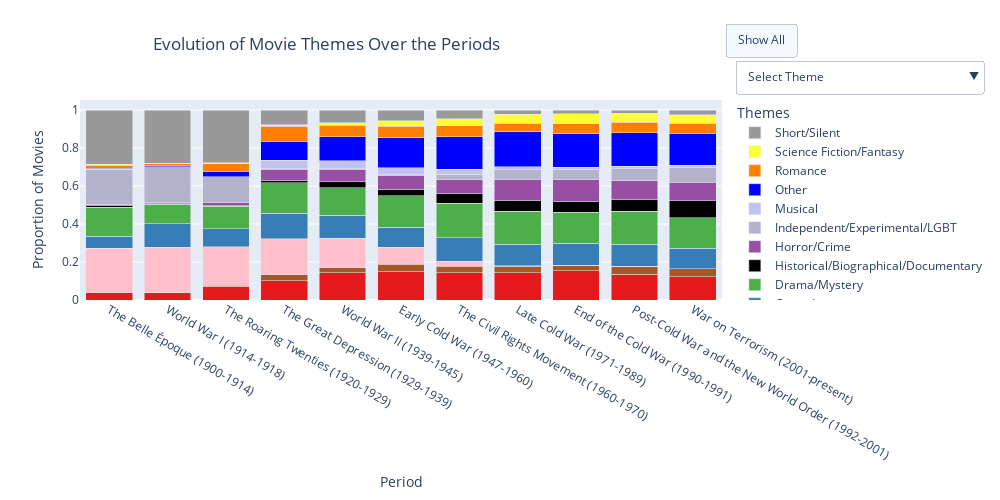

Notebook cell for this chart:
### Markdown cell above
Interactive stacked bar plot that shows the evolution of movie themes over different periods. It allows users to toggle the visibility of individual themes through a dropdown menu or show all themes at once with a "Show All" button. Each theme is represented by a separate trace, and the plot displays the proportion of movies for each theme per period, with the option to hover over bars to view detailed values.

### Code cell
# Create an empty figure
fig = go.Figure()

# Add each theme as a trace
for theme in normalized_theme_periods_counts.columns:
    fig.add_trace(go.Bar(
        x=normalized_theme_periods_counts.index,
        y=normalized_theme_periods_counts[theme],
        name=theme, 
        marker_color=theme_colors.get(theme, 'gray'),
        hovertemplate='Period: %{x}<br>' + 'Theme proportion: %{y}<br>',
    ))

# Add buttons for hide/show functionality
visibility = [[True if i == idx else False for i in range(len(themes))]
              for idx in range(len(themes))]

# Define "Select Theme" button
select_theme_button = dict(
    label="Select Theme",
    method=None,
    args=[]
)

theme_buttons = [
    dict(
        label=theme,
        method="update",
        args=[
            {"visible": vis},  # Update visibility
            {"title": f"Evolution of {theme} Movies Over the Periods"}  # Update title
        ]
    )
    for theme, vis in zip(themes, visibility)
]


# Combine "Select Theme" and theme-specific buttons
buttons = [select_theme_button] + theme_buttons

# Dropdown menu for individual themes
dropdown_menu = dict(
    type="dropdown",
    buttons=buttons,
    x=1.214,
    xanchor="center",
    y=1.2,
    yanchor="top",
)

# Button for "Show All" placed on the side
side_button = dict(
    type="buttons",
    buttons=[
        dict(
            label="Show All",
            method="update",
            args=[
                {"visible": [True] * len(themes)},
                {"title": "Evolution of Movie Themes Over the Periods"}
            ]
        )
    ],
    x=1.005,  # Adjust position to place on the side
    xanchor="left",
    y=1.3,
    yanchor="middle",
)

fig.update_layout(
    updatemenus=[dropdown_menu, side_button],
    title={
        'text': 'Evolution of Movie Themes Over the Periods',
        'x': 0.5,
        'xanchor': 'right'
    },
    barmode='stack',
    xaxis_title="Period",
    yaxis_title="Proportion of Movies",
    legend_title="Themes",
    height=500,
    width=1000,
)

fig.show()
fig.write_html('/Users/lilly-flore/Desktop/bar_theme_period.html')

### Figure 1 — Plotly figure (JSON) as saved in the notebook; plotly's stock layout.template omitted (floating-point values rounded to 4 significant figures)
{"data": [{"hovertemplate": "Period: %{x}<br>Theme proportion: %{y}<br>", "marker": {"color": "#e41a1c"}, "name": "Action/Adventure/Thriller", "type": "bar", "x": ["The Belle Époque (1900-1914)", "World War I (1914-1918)", "The Roaring Twenties (1920-1929)", "The Great Depression (1929-1939)", "World War II (1939-1945)", "Early Cold War (1947-1960)", "The Civil Rights Movement (1960-1970)", "Late Cold War (1971-1989)", "End of the Cold War (1990-1991)", "Post-Cold War and the New World Order (1992-2001)", "War on Terrorism (2001-present)"], "y": [0.03805, 0.038, 0.07222, 0.1017, 0.1442, 0.1495, 0.1434, 0.1423, 0.1532, 0.1361, 0.1228]}, {"hovertemplate": "Period: %{x}<br>Theme proportion: %{y}<br>", "marker": {"color": "#a65628"}, "name": "Animation/Family", "type": "bar", "x": ["The Belle Époque (1900-1914)", "World War I (1914-1918)", "The Roaring Twenties (1920-1929)", "The Great Depression (1929-1939)", "World War II (1939-1945)", "Early Cold War (1947-1960)", "The Civil Rights Movement (1960-1970)", "Late Cold War (1971-1989)", "End of the Cold War (1990-1991)", "Post-Cold War and the New World Order (1992-2001)", "War on Terrorism (2001-present)"], "y": [0.002378, 0.0007835, 0.005203, 0.03014, 0.02656, 0.03977, 0.03473, 0.03498, 0.02861, 0.03938, 0.04116]}, {"hovertemplate": "Period: %{x}<br>Theme proportion: %{y}<br>", "marker": {"color": "pink"}, "name": "Black-and-White", "type": "bar", "x": ["The Belle Époque (1900-1914)", "World War I (1914-1918)", "The Roaring Twenties (1920-1929)", "The Great Depression (1929-1939)", "World War II (1939-1945)", "Early Cold War (1947-1960)", "The Civil Rights Movement (1960-1970)", "Late Cold War (1971-1989)", "End of the Cold War (1990-1991)", "Post-Cold War and the New World Order (1992-2001)", "War on Terrorism (2001-present)"], "y": [0.2307, 0.2396, 0.2037, 0.1909, 0.1539, 0.08911, 0.02649, 0.002219, 0.001384, 0.002684, 0.0007281]}, {"hovertemplate": "Period: %{x}<br>Theme proportion: %{y}<br>", "marker": {"color": "#377eb8"}, "name": "Comedy", "type": "bar", "x": ["The Belle Époque (1900-1914)", "World War I (1914-1918)", "The Roaring Twenties (1920-1929)", "The Great Depression (1929-1939)", "World War II (1939-1945)", "Early Cold War (1947-1960)", "The Civil Rights Movement (1960-1970)", "Late Cold War (1971-1989)", "End of the Cold War (1990-1991)", "Post-Cold War and the New World Order (1992-2001)", "War on Terrorism (2001-present)"], "y": [0.06421, 0.122, 0.09282, 0.1331, 0.121, 0.1049, 0.1231, 0.1127, 0.1149, 0.1159, 0.108]}, {"hovertemplate": "Period: %{x}<br>Theme proportion: %{y}<br>", "marker": {"color": "#4daf4a"}, "name": "Drama/Mystery", "type": "bar", "x": ["The Belle Époque (1900-1914)", "World War I (1914-1918)", "The Roaring Twenties (1920-1929)", "The Great Depression (1929-1939)", "World War II (1939-1945)", "Early Cold War (1947-1960)", "The Civil Rights Movement (1960-1970)", "Late Cold War (1971-1989)", "End of the Cold War (1990-1991)", "Post-Cold War and the New World Order (1992-2001)", "War on Terrorism (2001-present)"], "y": [0.1522, 0.103, 0.1182, 0.1602, 0.1444, 0.1652, 0.1825, 0.1739, 0.1647, 0.1724, 0.161]}, {"hovertemplate": "Period: %{x}<br>Theme proportion: %{y}<br>", "marker": {"color": "#000000"}, "name": "Historical/Biographical/Documentary", "type": "bar", "x": ["The Belle Époque (1900-1914)", "World War I (1914-1918)", "The Roaring Twenties (1920-1929)", "The Great Depression (1929-1939)", "World War II (1939-1945)", "Early Cold War (1947-1960)", "The Civil Rights Movement (1960-1970)", "Late Cold War (1971-1989)", "End of the Cold War (1990-1991)", "Post-Cold War and the New World Order (1992-2001)", "War on Terrorism (2001-present)"], "y": [0.008323, 0.003134, 0.006243, 0.01321, 0.03274, 0.03347, 0.04875, 0.05791, 0.05676, 0.06188, 0.08956]}, {"hovertemplate": "Period: %{x}<br>Theme proportion: %{y}<br>", "marker": {"color": "#984ea3"}, "name": "Horror/Crime", "type": "bar", "x": ["The Belle Époque (1900-1914)", "World War I (1914-1918)", "The Roaring Twenties (1920-1929)", "The Great Depression (1929-1939)", "World War II (1939-1945)", "Early Cold War (1947-1960)", "The Civil Rights Movement (1960-1970)", "Late Cold War (1971-1989)", "End of the Cold War (1990-1991)", "Post-Cold War and the New World Order (1992-2001)", "War on Terrorism (2001-present)"], "y": [0.005945, 0.005289, 0.01623, 0.05771, 0.06548, 0.0722, 0.0728, 0.1117, 0.1135, 0.09913, 0.09565]}, {"hovertemplate": "Period: %{x}<br>Theme proportion: %{y}<br>", "marker": {"color": "#b3b3cc"}, "name": "Independent/Experimental/LGBT", "type": "bar", "x": ["The Belle Époque (1900-1914)", "World War I (1914-1918)", "The Roaring Twenties (1920-1929)", "The Great Depression (1929-1939)", "World War II (1939-1945)", "Early Cold War (1947-1960)", "The Civil Rights Movement (1960-1970)", "Late Cold War (1971-1989)", "End of the Cold War (1990-1991)", "Post-Cold War and the New World Order (1992-2001)", "War on Terrorism (2001-present)"], "y": [0.1849, 0.1898, 0.1336, 0.003206, 0.001273, 0.005248, 0.02939, 0.05044, 0.05445, 0.06598, 0.07852]}, {"hovertemplate": "Period: %{x}<br>Theme proportion: %{y}<br>", "marker": {"color": "#c2c2f0"}, "name": "Musical", "type": "bar", "x": ["The Belle Époque (1900-1914)", "World War I (1914-1918)", "The Roaring Twenties (1920-1929)", "The Great Depression (1929-1939)", "World War II (1939-1945)", "Early Cold War (1947-1960)", "The Civil Rights Movement (1960-1970)", "Late Cold War (1971-1989)", "End of the Cold War (1990-1991)", "Post-Cold War and the New World Order (1992-2001)", "War on Terrorism (2001-present)"], "y": [0.0005945, 0, 0.001457, 0.04655, 0.04365, 0.03674, 0.02805, 0.01597, 0.01061, 0.009234, 0.01096]}, {"hovertemplate": "Period: %{x}<br>Theme proportion: %{y}<br>", "marker": {"color": "blue"}, "name": "Other", "type": "bar", "x": ["The Belle Époque (1900-1914)", "World War I (1914-1918)", "The Roaring Twenties (1920-1929)", "The Great Depression (1929-1939)", "World War II (1939-1945)", "Early Cold War (1947-1960)", "The Civil Rights Movement (1960-1970)", "Late Cold War (1971-1989)", "End of the Cold War (1990-1991)", "Post-Cold War and the New World Order (1992-2001)", "War on Terrorism (2001-present)"], "y": [0.00654, 0.005681, 0.02851, 0.1, 0.1262, 0.1566, 0.1696, 0.1831, 0.1763, 0.1771, 0.1691]}, {"hovertemplate": "Period: %{x}<br>Theme proportion: %{y}<br>", "marker": {"color": "#ff7f00"}, "name": "Romance", "type": "bar", "x": ["The Belle Époque (1900-1914)", "World War I (1914-1918)", "The Roaring Twenties (1920-1929)", "The Great Depression (1929-1939)", "World War II (1939-1945)", "Early Cold War (1947-1960)", "The Civil Rights Movement (1960-1970)", "Late Cold War (1971-1989)", "End of the Cold War (1990-1991)", "Post-Cold War and the New World Order (1992-2001)", "War on Terrorism (2001-present)"], "y": [0.01486, 0.01117, 0.03829, 0.07874, 0.05948, 0.06181, 0.05721, 0.04556, 0.05261, 0.05533, 0.05174]}, {"hovertemplate": "Period: %{x}<br>Theme proportion: %{y}<br>", "marker": {"color": "#ffff33"}, "name": "Science Fiction/Fantasy", "type": "bar", "x": ["The Belle Époque (1900-1914)", "World War I (1914-1918)", "The Roaring Twenties (1920-1929)", "The Great Depression (1929-1939)", "World War II (1939-1945)", "Early Cold War (1947-1960)", "The Civil Rights Movement (1960-1970)", "Late Cold War (1971-1989)", "End of the Cold War (1990-1991)", "Post-Cold War and the New World Order (1992-2001)", "War on Terrorism (2001-present)"], "y": [0.004756, 0.002547, 0.004579, 0.008207, 0.01419, 0.02962, 0.03695, 0.0477, 0.05399, 0.04799, 0.0458]}, {"hovertemplate": "Period: %{x}<br>Theme proportion: %{y}<br>", "marker": {"color": "#999999"}, "name": "Short/Silent", "type": "bar", "x": ["The Belle Époque (1900-1914)", "World War I (1914-1918)", "The Roaring Twenties (1920-1929)", "The Great Depression (1929-1939)", "World War II (1939-1945)", "Early Cold War (1947-1960)", "The Civil Rights Movement (1960-1970)", "Late Cold War (1971-1989)", "End of the Cold War (1990-1991)", "Post-Cold War and the New World Order (1992-2001)", "War on Terrorism (2001-present)"], "y": [0.2866, 0.2789, 0.2789, 0.0763, 0.06693, 0.05587, 0.04697, 0.02152, 0.01892, 0.01689, 0.02491]}], "layout": {"barmode": "stack", "height": 500, "legend": {"title": {"text": "Themes"}}, "title": {"text": "Evolution of Movie Themes Over the Periods", "x": 0.5, "xanchor": "right"}, "updatemenus": [{"buttons": [{"args": [], "label": "Select Theme"}, {"args": [{"visible": [true, false, false, false, false, false, false, false, false, false, false, false, false]}, {"title": "Evolution of Action/Adventure/Thriller Movies Over the Periods"}], "label": "Action/Adventure/Thriller", "method": "update"}, {"args": [{"visible": [false, true, false, false, false, false, false, false, false, false, false, false, false]}, {"title": "Evolution of Comedy Movies Over the Periods"}], "label": "Comedy", "method": "update"}, {"args": [{"visible": [false, false, true, false, false, false, false, false, false, false, false, false, false]}, {"title": "Evolution of Drama/Mystery Movies Over the Periods"}], "label": "Drama/Mystery", "method": "update"}, {"args": [{"visible": [false, false, false, true, false, false, false, false, false, false, false, false, false]}, {"title": "Evolution of Romance Movies Over the Periods"}], "label": "Romance", "method": "update"}, {"args": [{"visible": [false, false, false, false, true, false, false, false, false, false, false, false, false]}, {"title": "Evolution of Horror/Crime Movies Over the Periods"}], "label": "Horror/Crime", "method": "update"}, {"args": [{"visible": [false, false, false, false, false, true, false, false, false, false, false, false, false]}, {"title": "Evolution of Science Fiction/Fantasy Movies Over the Periods"}], "label": "Science Fiction/Fantasy", "method": "update"}, {"args": [{"visible": [false, false, false, false, false, false, true, false, false, false, false, false, false]}, {"title": "Evolution of Animation/Family Movies Over the Periods"}], "label": "Animation/Family", "method": "update"}, {"args": [{"visible": [false, false, false, false, false, false, false, true, false, false, false, false, false]}, {"title": "Evolution of Historical/Biographical/Documentary Movies Over the Periods"}], "label": "Historical/Biographical/Documentary", "method": "update"}, {"args": [{"visible": [false, false, false, false, false, false, false, false, true, false, false, false, false]}, {"title": "Evolution of Short/Silent Movies Over the Periods"}], "label": "Short/Silent", "method": "update"}, {"args": [{"visible": [false, false, false, false, false, false, false, false, false, true, false, false, false]}, {"title": "Evolution of Black-and-White Movies Over the Periods"}], "label": "Black-and-White", "method": "update"}, {"args": [{"visible": [false, false, false, false, false, false, false, false, false, false, true, false, false]}, {"title": "Evolution of Independent/Experimental/LGBT Movies Over the Periods"}], "label": "Independent/Experimental/LGBT", "method": "update"}, {"args": [{"visible": [false, false, false, false, false, false, false, false, false, false, false, true, false]}, {"title": "Evolution of Musical Movies Over the Periods"}], "label": "Musical", "method": "update"}, {"args": [{"visible": [false, false, false, false, false, false, false, false, false, false, false, false, true]}, {"title": "Evolution of Other Movies Over the Periods"}], "label": "Other", "method": "update"}], "type": "dropdown", "x": 1.214, "xanchor": "center", "y": 1.2, "yanchor": "top"}, {"buttons": [{"args": [{"visible": [true, true, true, true, true, true, true, true, true, true, true, true, true]}, {"title": "Evolution of Movie Themes Over the Periods"}], "label": "Show All", "method": "update"}], "type": "buttons", "x": 1.005, "xanchor": "left", "y": 1.3, "yanchor": "middle"}], "width": 1000, "xaxis": {"title": {"text": "Period"}}, "yaxis": {"title": {"text": "Proportion of Movies"}}}}
